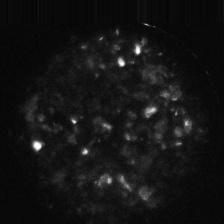
#> input picture query/W0010P.jpg, 224 x 224 px; its folder holds only this picture in this run
$ python test.py
#> lines starting #> are read from the running program, lines starting #| are printed output that depends on the picture
import cv2
import numpy as np
import matplotlib.pyplot as plt
from pathlib import Path

# Load images
raw_dir = Path("Query")
processed_dir = Path("Test_image")
processed_dir.mkdir(exist_ok=True)

image_extensions = {".jpg", ".jpeg", ".png", ".bmp", ".tif", ".tiff"}

read_array = []
write_array = []

for path in sorted(raw_dir.iterdir()):
    if path.is_file() and path.suffix.lower() in image_extensions:
        read_array.append(str(path))
        write_array.append(str(processed_dir / f"{path.stem}{path.suffix}"))

img = []
for i in range(len(read_array)):
    img.append(cv2.imread(read_array[i]))

def show_image(image):
    plt.imshow(image, cmap='gray')
    plt.axis('off')
    plt.show()

# Threshold filter and crop
def process(image,cutoff,crop_size,new_size,apply_threshold_filter=False):
    img_gray = cv2.cvtColor(image, cv2.COLOR_BGR2GRAY)
    blur = cv2.GaussianBlur(img_gray, (7, 7), 0)
    _,filtered_img = cv2.threshold(blur, cutoff, 255, cv2.THRESH_TOZERO)
    _, filtered_img_bg = cv2.threshold(img_gray, 20, 255, cv2.THRESH_TOZERO)
    x, y, w, h = cv2.boundingRect(filtered_img)
    center = ((2*x+w)/2, (2*y+h)/2)
    s = (crop_size, crop_size)
    # Fixed size crop
    if apply_threshold_filter:
        cropped_img = cv2.getRectSubPix(filtered_img_bg, s, center)
    else:
        cropped_img = cv2.getRectSubPix(img_gray, s, center)
    processed_img = cv2.resize(cropped_img, (new_size,new_size), interpolation = cv2.INTER_AREA)
    return processed_img

#outputs 224x224 image
final_size = 224

img_processed = np.zeros((len(img),final_size,final_size),dtype=np.uint8)
for i in range(len(img)):
    file_name = Path(read_array[i]).name

    if file_name.startswith("N"):
        size = 240
    elif file_name.startswith("W"):
        size = 960
    else:
        size = 240

    # Cutoff may need to be higher depending on background brightness
    # Set parameter to true to set background color to 0
    img_processed[i] = process(img[i],55,size,final_size,True)
#> this loop made 1 pass
#> (file_name, size, x in process, y in process, w in process, h in process, center in process, s in process) on pass 1: ('W0010P.jpg', 960, 31, 24, 161, 177, (111.5, 112.5), (960, 960))
#> pass 1, in process, `_,filtered_img = cv2.threshold(blur, cutoff, 255, cv2.THRESH_TOZERO)`:
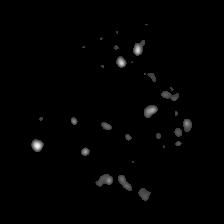
#> filtered_img: shape (224, 224); min 0, max 243, mean 2.6
    #show_image(img_processed[i])

# Save the processed image
for i in range(len(write_array)):
    cv2.imwrite(write_array[i],img_processed[i])
#> this loop made 1 pass
#> pass 1, `cv2.imwrite(write_array[i],img_processed[i])`:
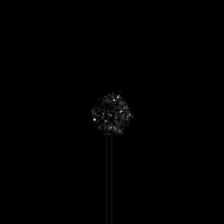
#> saved as W0010P.jpg: shape (224, 224); min 0, max 246, mean 0.7
